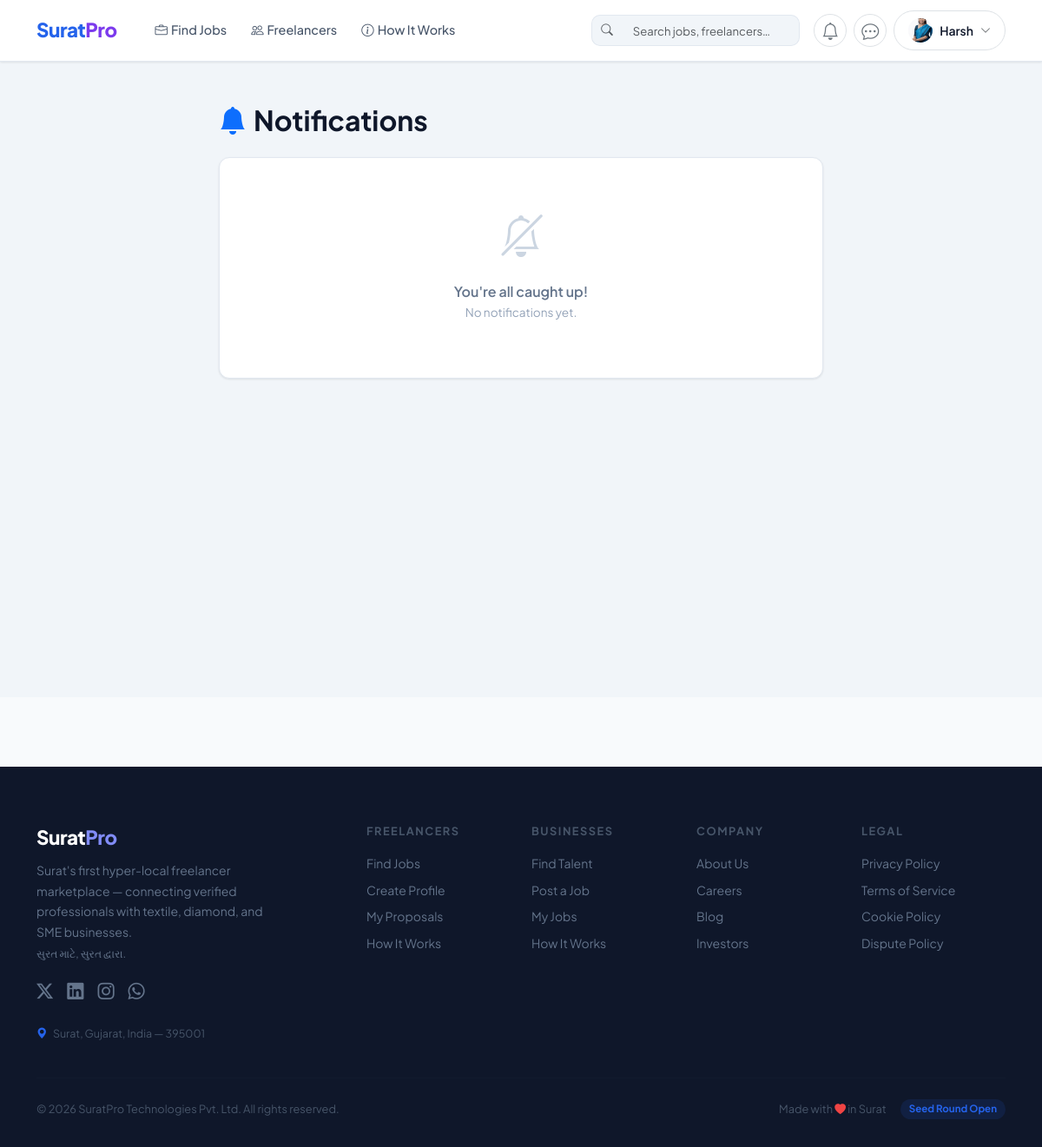
/notifications/ (signed in), run on the app's committed database.
### accounts/models.py (models this page shows, shortened)
class User(AbstractUser):
    ROLE_FREELANCER = 'freelancer'
    ROLE_CLIENT = 'client'
    ROLE_CHOICES = [
        (ROLE_FREELANCER, 'Freelancer'),
        (ROLE_CLIENT, 'Client'),
    ]
    role = models.CharField(max_length=20, choices=ROLE_CHOICES, default=ROLE_FREELANCER)
    avatar = models.ImageField(upload_to='avatars/', blank=True, null=True)
    resume = models.FileField(upload_to='resumes/', blank=True, null=True, help_text='Upload your CV/Resume (PDF)')
    bio = models.TextField(blank=True)
    phone = models.CharField(max_length=20, blank=True)
    location = models.CharField(max_length=100, blank=True)
    website = models.URLField(blank=True)
    is_verified = models.BooleanField(default=False)
    has_paid_registration = models.BooleanField(default=False)
    wallet_balance = models.DecimalField(max_digits=10, decimal_places=2, default=0.00)
    first_project_completed = models.BooleanField(default=False)
    created_at = models.DateTimeField(auto_now_add=True)
    updated_at = models.DateTimeField(auto_now=True)
    @property
    def is_freelancer(self):
        return self.role == self.ROLE_FREELANCER
    def get_avatar_url(self):
        if self.avatar:
            return self.avatar.url
        return '/static/img/default_avatar.png'

### notifications/views.py (the view)
# urls.py: path('', views.notification_list_view, name='list'),
@login_required
def notification_list_view(request):
    from django.utils.timezone import now, timedelta
    notifs = request.user.notifications.all()
    notifs.filter(is_read=False).update(is_read=True)
    today_start     = now().replace(hour=0, minute=0, second=0, microsecond=0)
    yesterday_start = today_start - timedelta(days=1)
    today_notifs     = notifs.filter(created_at__gte=today_start)
    yesterday_notifs = notifs.filter(created_at__gte=yesterday_start, created_at__lt=today_start)
    older_notifs     = notifs.filter(created_at__lt=yesterday_start)
    return render(request, 'notifications/notification_list.html', {
        'today_notifs':     today_notifs,
        'yesterday_notifs': yesterday_notifs,
        'older_notifs':     older_notifs,
        'total_count':      notifs.count(),
    })

### messaging/context_processors.py (called while the page is built)
def unread_messages_count(request):
    if request.user.is_authenticated:
        count = Message.objects.filter(
            conversation__participants=request.user,
            is_read=False
        ).exclude(sender=request.user).count()
        return {'unread_messages_count': count}
    return {'unread_messages_count': 0}

### notifications/context_processors.py (called while the page is built)
def notification_count(request):
    if request.user.is_authenticated:
        try:
            from notifications.models import Notification
            count = Notification.objects.filter(user=request.user, is_read=False).count()
        except Exception:
            count = 0
        return {'unread_notification_count': count}
    return {'unread_notification_count': 0}

### templates/notifications/notification_list.html (shortened to what this page needs)
{% extends 'base.html' %}
{% block content %}
<div style="background:#f1f5f9;min-height:calc(100vh - 68px);padding:3rem 0;">
<div class="container" style="max-width:720px;">
  <div class="d-flex align-items-center justify-content-between mb-4">
    <h2 class="fw-bold mb-0" style="color:#0f172a;">
      <i class="bi bi-bell-fill text-primary me-2"></i>Notifications
    </h2>
  </div>
  {% if total_count == 0 %}
  <div class="card-main p-5 text-center">
    <i class="bi bi-bell-slash" style="font-size:3rem;color:#cbd5e1;"></i>
    <p class="mt-3 mb-0 fw-semibold" style="color:#64748b;">You're all caught up!</p>
    <p style="color:#94a3b8;font-size:0.85rem;">No notifications yet.</p>
  </div>
  {% endif %}
</div>
</div>
{% endblock %}

### templates/partials/_navbar.html (shortened to what this page needs)
{% load static %}
<nav class="navbar navbar-expand-lg navbar-main">
    <div class="container">
        <a class="navbar-brand navbar-brand-text" href="{% url 'core:home' %}">
            Surat<span>Pro</span>
        </a>
        <div class="collapse navbar-collapse" id="navbarMain">
            <ul class="navbar-nav me-auto ms-3 gap-1">
                <li class="nav-item">
                    <a class="nav-link nav-link-main" href="{% url 'jobs:list' %}">
                        <i class="bi bi-briefcase me-1"></i>Find Jobs
                    </a>
                </li>
                <li class="nav-item">
                    <a class="nav-link nav-link-main" href="{% url 'accounts:freelancers_list' %}">
                        <i class="bi bi-people me-1"></i>Freelancers
                    </a>
                </li>
                <li class="nav-item">
                    <a class="nav-link nav-link-main" href="{% url 'core:how_it_works' %}">
                        <i class="bi bi-info-circle me-1"></i>How It Works
                    </a>
                </li>
            </ul>
            <form method="get" action="{% url 'core:search' %}" class="d-none d-lg-flex me-3" id="navbar-search-form">
                <div class="input-group" style="width:240px;">
                    <span class="input-group-text" style="background:#f1f5f9;border:1.5px solid #e2e8f0;border-right:0;border-radius:10px 0 0 10px;padding:0 10px;">
                        <i class="bi bi-search text-muted" style="font-size:0.85rem;"></i>
                    </span>
                    <input type="text" name="q" placeholder="Search jobs, freelancers…"
                           class="form-control"
                           style="border:1.5px solid #e2e8f0;border-left:0;border-radius:0 10px 10px 0;
                                  font-size:0.82rem;background:#f1f5f9;height:36px;"
                           autocomplete="off">
                </div>
            </form>
            <div class="d-flex align-items-center gap-2">
                {% if user.is_authenticated %}
                    <a href="{% url 'notifications:list' %}" class="btn btn-sm bg-white border position-relative rounded-circle d-flex align-items-center justify-content-center" style="width: 38px; height: 38px;" title="Notifications" id="notif-btn">
                        <i class="bi bi-bell fs-5 text-secondary"></i>
                    </a>
                    <a href="{% url 'messaging:inbox' %}" class="btn btn-sm bg-white border position-relative rounded-circle d-flex align-items-center justify-content-center" style="width: 38px; height: 38px;" title="Messages" id="msg-btn">
                        <i class="bi bi-chat-dots fs-5 text-secondary"></i>
                    </a>
                    <div class="dropdown">
                        <button class="btn btn-sm d-flex align-items-center gap-2 border rounded-pill px-3 py-2 bg-white" type="button" data-bs-toggle="dropdown">
                            <img src="{{ user.get_avatar_url }}" alt="{{ user.username }}" width="28" height="28"
                                 style="border-radius:50%;object-fit:cover;" onerror="this.src='{% static "img/default_avatar.png" %}'">
                            <span style="font-size:0.875rem;font-weight:600;color:#0f172a;">
                                {{ user.first_name|default:user.username }}
                            </span>
                            <i class="bi bi-chevron-down text-muted" style="font-size:0.75rem;"></i>
                        </button>
                    </div>
                {% else %}
                    <a href="{% url 'accounts:login' %}" class="btn-nav-login">Log In</a>
                    <a href="{% url 'accounts:register' %}" class="btn-nav-register">Join Free</a>
                {% endif %}
            </div>
        </div>
    </div>
</nav>

### static/css/main.css (style rules this page uses)
:root { --primary: #2563eb; --primary-dark: #1d4ed8; --primary-light: #dbeafe; --secondary: #7c3aed; --secondary-light: #ede9fe; --success: #059669; --success-light: #d1fae5; --warning: #d97706; --warning-light: #fef3c7; --danger: #dc2626; --danger-light: #fee2e2; --dark: #0f172a; --dark-secondary: #1e293b; --gray-100: #f8fafc; --gray-200: #f1f5f9; --gray-300: #e2e8f0; --gray-400: #cbd5e1; --gray-500: #94a3b8; --gray-600: #64748b; --gray-700: #475569; --gray-800: #334155; --gray-900: #1e293b; --white: #ffffff; --border-radius: 12px; --border-radius-sm: 8px; --border-radius-lg: 16px; --shadow-sm: 0 1px 3px rgba(0, 0, 0, 0.06), 0 1px 2px rgba(0, 0, 0, 0.04); --shadow: 0 4px 6px -1px rgba(0, 0, 0, 0.07), 0 2px 4px -1px rgba(0, 0, 0, 0.04); --shadow-md: 0 10px 15px -3px rgba(0, 0, 0, 0.08), 0 4px 6px -2px rgba(0, 0, 0, 0.04); --shadow-lg: 0 20px 25px -5px rgba(0, 0, 0, 0.08), 0 10px 10px -5px rgba(0, 0, 0, 0.03); --transition: all 0.2s ease; }
* { box-sizing: border-box; }
body { font-family: 'Plus Jakarta Sans', -apple-system, BlinkMacSystemFont, 'Segoe UI', sans-serif; background-color: var(--gray-100); color: var(--gray-900); line-height: 1.6; -webkit-font-smoothing: antialiased; -moz-osx-font-smoothing: grayscale; }
.navbar-main { background: var(--white); border-bottom: 1px solid var(--gray-300); padding: 0.75rem 0; position: sticky; top: 0; z-index: 1030; box-shadow: var(--shadow-sm); }
.navbar-brand-text { font-weight: 800; font-size: 1.4rem; color: var(--primary) !important; letter-spacing: -0.5px; }
.navbar-brand-text span { color: var(--secondary); }
.nav-link-main { color: var(--gray-700) !important; font-weight: 500; font-size: 0.9rem; padding: 0.4rem 0.75rem !important; border-radius: var(--border-radius-sm); transition: var(--transition); }
.card-main { background: var(--white); border: 1px solid var(--gray-300); border-radius: var(--border-radius); box-shadow: var(--shadow-sm); transition: var(--transition); }
.form-control, .form-select { border: 1.5px solid var(--gray-300); border-radius: var(--border-radius-sm); padding: 0.625rem 0.875rem; font-size: 0.9rem; color: var(--gray-900); background: var(--white); transition: var(--transition); }

### data on the page
User: get_avatar_url (picture), first_name "Harsh"
